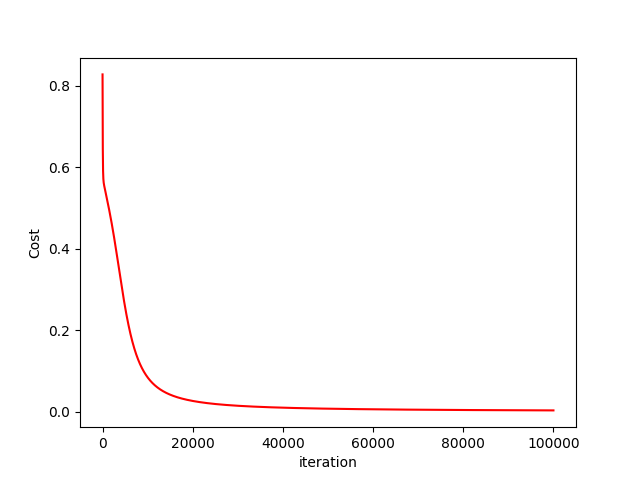

This figure's Python source:
import numpy
from matplotlib import pyplot as plt 

def update(param, gradients, alpha): 
	param["w1"] = param["w1"] - alpha * gradients["dW1"] 
	param["w2"] = param["w2"] - alpha * gradients["dW2"] 
	param["b1"] = param["b1"] - alpha * gradients["db1"] 
	param["b2"] = param["b2"] - alpha * gradients["db2"] 
	return param

def backProp(X_train, Y, cache): 
	m = X_train.shape[1] 
	(Z1, A1, w1, b1, Z2, A2, w2, b2) = cache 
	
	dZ2 = A2 - Y 
	dW2 = numpy.dot(dZ2, A1.T) / m 
	db2 = numpy.sum(dZ2, axis = 1, keepdims = True) 
	
	dA1 = numpy.dot(w2.T, dZ2) 
	dZ1 = numpy.multiply(dA1, A1 * (1- A1)) 
	dW1 = numpy.dot(dZ1, X_train.T) / m 
	db1 = numpy.sum(dZ1, axis = 1, keepdims = True) / m 
	
	gradients = {"dZ2": dZ2, "dW2": dW2, "db2": db2, 
				"dZ1": dZ1, "dW1": dW1, "db1": db1} 
	return gradients

def sigmoid(z): 
	return 1 / (1 + numpy.exp(-z)) 

def forwProp(X_train, Y, param): 
	m = X_train.shape[1] 
	w1 = param["w1"] 
	w2 = param["w2"] 
	b1 = param["b1"] 
	b2 = param["b2"] 

	Z1 = numpy.dot(w1, X_train) + b1 
	A1 = sigmoid(Z1) 
	Z2 = numpy.dot(w2, A1) + b2 
	A2 = sigmoid(Z2) 

	cache = (Z1, A1, w1, b1, Z2, A2, w2, b2) 
	logprobs = numpy.multiply(numpy.log(A2), Y) + numpy.multiply(numpy.log(1 - A2), (1 - Y)) 
	cost = -numpy.sum(logprobs) / m 
	return cost, cache, A2

def annNOR(epoch, X_train, Y, param, losses, alpha):
    for i in range(epoch): 
	    losses[i, 0], cache, A2 = forwProp(X_train, Y, param) 
	    gradients = backProp(X_train, Y, cache) 
	    param = update(param, gradients, alpha) 

def initial(inputs, neuron, output): 
	w1 = numpy.random.randn(neuron, inputs) 
	w2 = numpy.random.randn(output, neuron) 
	b1 = numpy.zeros((neuron, 1)) 
	b2 = numpy.zeros((output, 1)) 
	
	param = {"w1" : w1, "b1": b1, 
				"w2" : w2, "b2": b2} 
	return param

X_train = numpy.array([[0, 0, 1, 1], [0, 1, 0, 1]])
Y = numpy.array([[0, 1, 1, 1]])

neuron = 2
inputs = X_train.shape[0]
output = Y.shape[0]
param = initial(inputs, neuron, output) 
epoch = 100000
alpha = 0.01
losses = numpy.zeros((epoch, 1)) 

print("-----------------Training-------------------")
annNOR(epoch, X_train, Y, param, losses, alpha)
print("Parameters :\n", param)

print("\n-----------------Testing-------------------")
X_test = numpy.array([[0, 0, 1, 1], [1, 0, 0, 1]])
cost, _, A2 = forwProp(X_test, Y, param) 
prediction = (A2 > 0.5) * 1.0
# print(A2)
print("X_test :\n", X_test)
print("Y :", prediction) 

plt.figure() 
plt.plot(losses, color="red") 
plt.xlabel("iteration") 
plt.ylabel("Cost") 
plt.show() 
